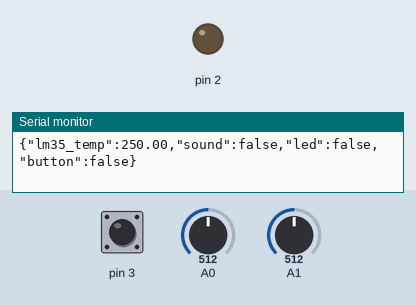
Recording of a sketch running on a simulated Arduino Uno, built with avr-gcc and run on an emulated ATmega328P. Shown: output pins drawn as LEDs (lit = HIGH), the last lines printed to the serial monitor. Dashed ring = blinking. Inputs (shaded band) come from the test bench; at power-on: A1 = 512, pin 3 HIGH, A0 = 512.

Above: at 1.8 s.
1.9 s: A1 set to 522
At 8.4 s:
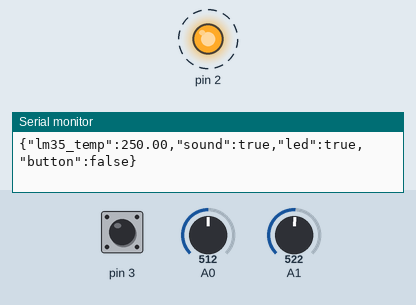
8.5 s: A1 set to 511
At 9.2 s:
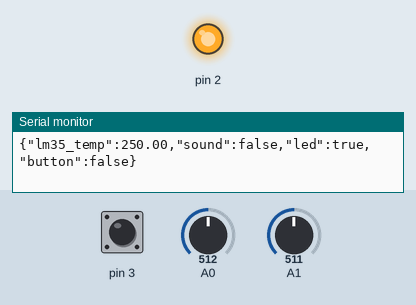
11.5 s: A1 set to 716
At 15.4 s:
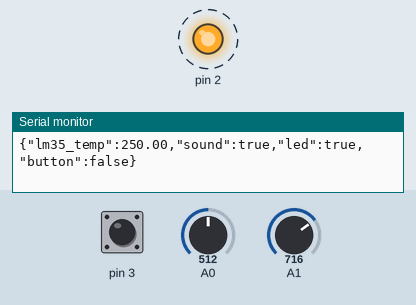
15.6 s: A1 set to 502
At 16.5 s:
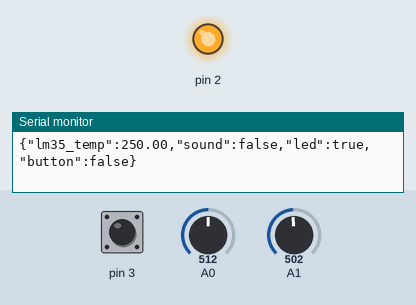
Timing chart, 0 to 18.6 s (numbered marks = the images above; inputs shaded):
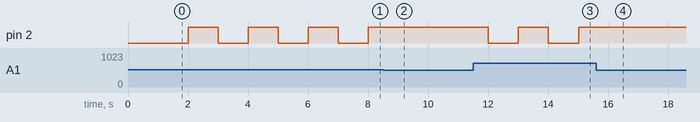

The sketch:

project_2.ino
```cpp
int led_status=0;
char led = false;
bool sound = false;

void setup() {
  Serial.begin(9600);
  pinMode(A0, INPUT);
  pinMode(A0, INPUT);
  pinMode(2, OUTPUT);
  pinMode(3, INPUT);
  digitalWrite(2, LOW);
}

void loop() {
  int lm35_temp_raw = analogRead(A0);
  int sound_raw = analogRead(A1);
  int button_raw = digitalRead(3);
  float lm35_temp = (lm35_temp_raw*0.48828125);
  if (sound_raw > 512) {
    led_status = !led_status;
    digitalWrite(2, led_status);
    sound = true;
  }
  else sound = false;
  Serial.print("{\"lm35_temp\":");
  Serial.print(lm35_temp);
  Serial.print(",\"sound\":");
  if (sound == true) Serial.print("true");
  else Serial.print("false");
  Serial.print(",\"led\":");
  if (led_status == 1) Serial.print("true");
  else Serial.print("false");
  Serial.print(",\"button\":");
  if (button_raw == 0) Serial.print("true");
  else Serial.print("false");
  Serial.println("}");
  delay(1000);
}
```

Measured:
- the behaviour switches between 512 and 513 on A1 (found by bisection; images 0 and 1)
- after the input at 1.9 s, pin 2: alternates HIGH for 1.0 s and LOW for 1.0 s, starting after 0.10 s
- after the input at 8.5 s, pin 2: stays HIGH (without the input it goes to LOW after 0.51 s)
- after the input at 11.5 s, pin 2: alternates HIGH for 1.0 s and LOW for 1.0 s, starting after 0.51 s
- after the input at 15.6 s, pin 2: stops changing and stays HIGH
